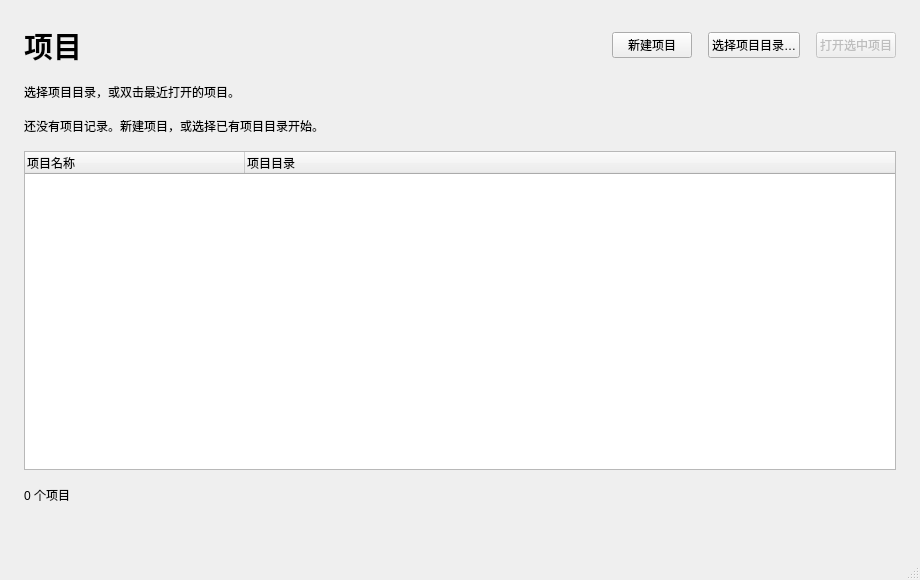
<?xml version="1.0" encoding="UTF-8"?>
<ui version="4.0">
 <class>HubWindow</class>
 <widget class="QMainWindow" name="HubWindow">
  <property name="geometry">
   <rect><x>0</x><y>0</y><width>920</width><height>580</height></rect>
  </property>
  <property name="minimumSize">
   <size><width>680</width><height>400</height></size>
  </property>
  <property name="windowTitle"><string>GameSprout Hub</string></property>
  <widget class="QWidget" name="centralwidget">
   <layout class="QVBoxLayout" name="mainLayout">
    <property name="spacing"><number>16</number></property>
    <property name="leftMargin"><number>24</number></property>
    <property name="topMargin"><number>24</number></property>
    <property name="rightMargin"><number>24</number></property>
    <property name="bottomMargin"><number>24</number></property>
    <item>
     <layout class="QHBoxLayout" name="headerLayout">
      <item>
       <widget class="QLabel" name="titleLabel">
        <property name="font"><font><pointsize>22</pointsize><bold>true</bold></font></property>
        <property name="text"><string>项目</string></property>
       </widget>
      </item>
      <item>
       <spacer name="headerSpacer">
        <property name="orientation"><enum>Qt::Horizontal</enum></property>
        <property name="sizeHint" stdset="0"><size><width>40</width><height>20</height></size></property>
       </spacer>
      </item>
      <item>
       <widget class="QPushButton" name="newProjectButton">
        <property name="text"><string>新建项目</string></property>
       </widget>
      </item>
      <item>
       <widget class="QPushButton" name="chooseProjectButton">
        <property name="text"><string>选择项目目录…</string></property>
       </widget>
      </item>
      <item>
       <widget class="QPushButton" name="openProjectButton">
        <property name="enabled"><bool>false</bool></property>
        <property name="text"><string>打开选中项目</string></property>
       </widget>
      </item>
     </layout>
    </item>
    <item>
     <widget class="QLabel" name="descriptionLabel">
      <property name="text"><string>选择项目目录，或双击最近打开的项目。</string></property>
      <property name="wordWrap"><bool>true</bool></property>
     </widget>
    </item>
    <item>
     <widget class="QLabel" name="emptyStateLabel">
      <property name="text"><string>还没有项目记录。新建项目，或选择已有项目目录开始。</string></property>
      <property name="wordWrap"><bool>true</bool></property>
     </widget>
    </item>
    <item>
     <widget class="QTreeWidget" name="projectList">
      <property name="contextMenuPolicy"><enum>Qt::CustomContextMenu</enum></property>
      <property name="alternatingRowColors"><bool>true</bool></property>
      <property name="editTriggers"><set>QAbstractItemView::NoEditTriggers</set></property>
      <property name="selectionMode"><enum>QAbstractItemView::SingleSelection</enum></property>
      <property name="selectionBehavior"><enum>QAbstractItemView::SelectRows</enum></property>
      <property name="rootIsDecorated"><bool>false</bool></property>
      <property name="uniformRowHeights"><bool>true</bool></property>
      <property name="itemsExpandable"><bool>false</bool></property>
      <attribute name="headerStretchLastSection"><bool>true</bool></attribute>
      <attribute name="headerDefaultSectionSize"><number>220</number></attribute>
      <column><property name="text"><string>项目名称</string></property></column>
      <column><property name="text"><string>项目目录</string></property></column>
     </widget>
    </item>
    <item>
     <widget class="QLabel" name="projectsCountLabel">
      <property name="text"><string>0 个项目</string></property>
     </widget>
    </item>
    <item>
     <widget class="QLabel" name="messageLabel">
      <property name="visible"><bool>false</bool></property>
      <property name="styleSheet"><string notr="true">color: #b3261e;</string></property>
      <property name="text"><string/></property>
      <property name="wordWrap"><bool>true</bool></property>
      <property name="textFormat"><enum>Qt::PlainText</enum></property>
     </widget>
    </item>
   </layout>
   <widget class="QMenu" name="projectContextMenu">
    <property name="title"><string>项目</string></property>
    <addaction name="removeProjectAction"/>
   </widget>
  </widget>
  <widget class="QStatusBar" name="statusbar"/>
  <action name="removeProjectAction">
   <property name="enabled"><bool>false</bool></property>
   <property name="text"><string>删除项目记录</string></property>
   <property name="toolTip"><string>从列表中移除，不删除项目文件</string></property>
  </action>
 </widget>
 <resources/>
 <connections/>
</ui>
